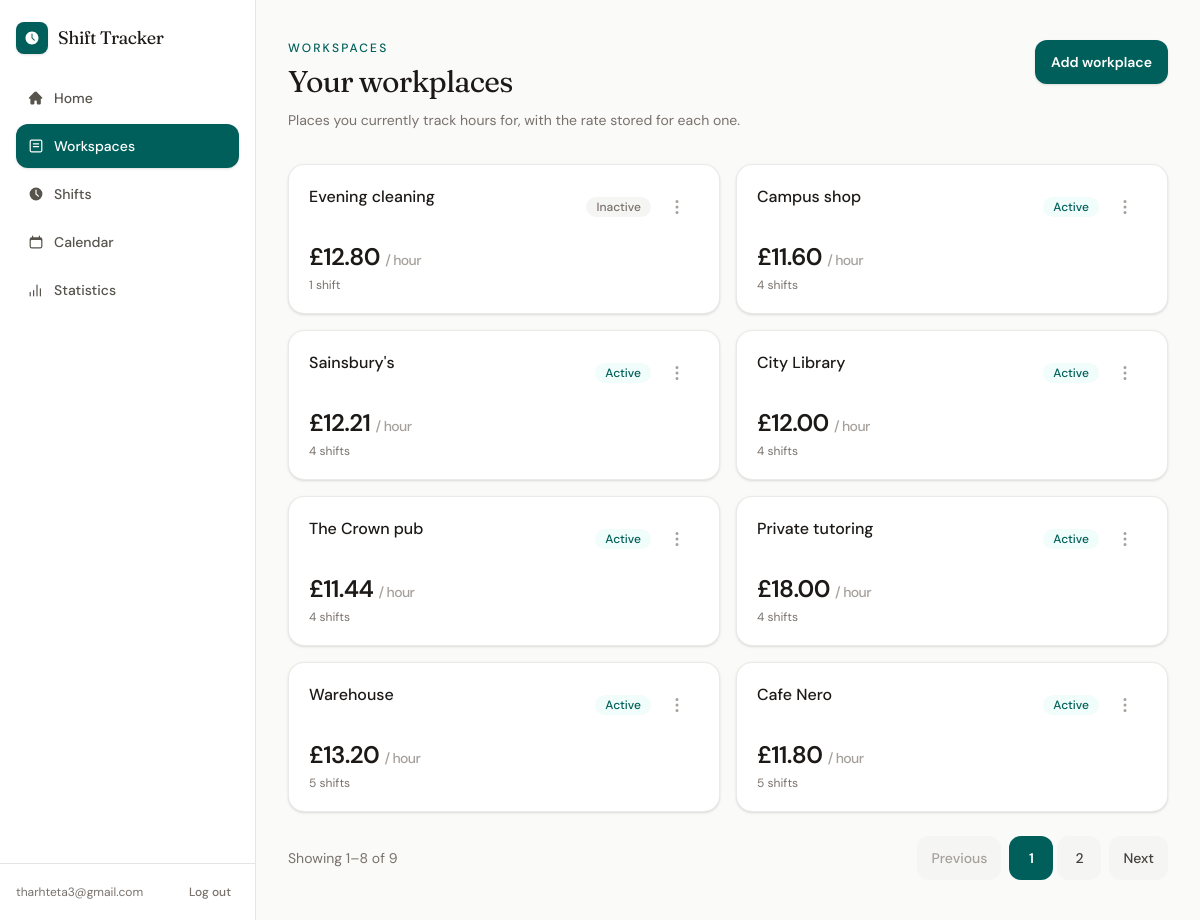
The app's page /workspaces/ (signed in) with its own data.
### workspaces/models.py (models this page shows, shortened)
class Workplace(models.Model):
    user = models.ForeignKey(
        settings.AUTH_USER_MODEL,
        on_delete=models.CASCADE,
        related_name="workplaces",
    )
    name = models.CharField(max_length=100)
    hourly_rate = models.DecimalField(
        max_digits=6,
        decimal_places=2,
    )
    is_active = models.BooleanField(default=True)
    created_at = models.DateTimeField(auto_now_add=True)
    updated_at = models.DateTimeField(auto_now=True)

### workspaces/views.py (the view)
# urls.py: path("", views.workplace_list, name="workplace_list"),
@login_required
def workplace_list(request):
    try:
        context = _workplace_list_context(request)
        template = (
            "workspaces/partials/list.html"
            if request.headers.get("HX-Request")
            else "workspaces/list.html"
        )
        return render(request, template, context)
    except Exception:
        messages.error(request, "Could not load your workspaces.")
        template = (
            "workspaces/partials/list.html"
            if request.headers.get("HX-Request")
            else "workspaces/list.html"
        )
        return render(
            request,
            template,
            {
                "workplaces": [],
                "page_obj": None,
                "page_url_name": "workplace_list",
                "list_target": "#workplace-list",
            },
        )

### config/pagination.py (called while the page is built)
def page_number_from_request(request, default=1):
    page = request.GET.get("page")
    if page:
        return page
    current = request.headers.get("HX-Current-URL", "")
    if current:
        values = parse_qs(urlparse(current).query).get("page")
        if values:
            return values[0]
    return default

def paginate(queryset, page, per_page):
    return Paginator(queryset, per_page).get_page(page)

### workspaces/views.py (called while the page is built)
def _user_workplaces(user):
    return (
        Workplace.objects.filter(user=user)
        .annotate(shift_count=Count("shifts"))
        .order_by("-created_at")
    )

def _workplace_list_context(request, page=None):
    page_obj = paginate(
        _user_workplaces(request.user),
        page if page is not None else page_number_from_request(request),
        WORKPLACE_PAGE_SIZE,
    )
    return {
        "workplaces": page_obj.object_list,
        "page_obj": page_obj,
        "page_url_name": "workplace_list",
        "list_target": "#workplace-list",
    }

### workspaces/templates/workspaces/list.html (shortened to what this page needs)
{% extends "app.html" %}
{% block app_content %}
<div class="px-4 py-6 sm:px-8 sm:py-10">
    <div class="flex flex-col gap-4 sm:flex-row sm:items-start sm:justify-between">
        <div>
            <p class="text-xs font-medium uppercase tracking-[0.18em] text-teal-800">Workspaces</p>
            <h1 class="mt-2 font-serif text-2xl tracking-tight text-stone-900 sm:text-3xl">Your workplaces</h1>
            <p class="mt-2 max-w-xl text-sm leading-6 text-stone-500">
                Places you currently track hours for, with the rate stored for each one.
            </p>
        </div>
        <button
            type="button"
            hx-get="{% url 'workplace_create' %}"
            hx-target="#modal"
            hx-swap="innerHTML"
            class="min-h-11 w-full touch-manipulation rounded-xl bg-teal-800 px-4 text-sm font-semibold text-white shadow-sm transition hover:bg-teal-700 sm:w-auto"
        >
            Add workplace
        </button>
    </div>
    <div id="workplace-list" class="mt-8">
        {% include "workspaces/partials/list.html" %}
    </div>
</div>
{% endblock %}

### templates/app.html (shortened to what this page needs)
{% extends "base.html" %}
{% block content %}
<div id="app-shell" class="flex min-h-screen md:flex-row">
    <aside
        id="app-sidebar"
        class="fixed inset-y-0 left-0 z-50 flex w-72 max-w-[85vw] -translate-x-full flex-col border-r border-stone-200 bg-white transition-transform duration-200 md:static md:z-auto md:w-64 md:max-w-none md:translate-x-0"
    >
        <div class="flex items-center justify-between gap-3 px-4 py-3 md:py-4">
            <a href="{% url 'home' %}" class="flex min-h-11 items-center gap-2.5 text-stone-900">
                <span class="flex size-8 items-center justify-center rounded-lg bg-teal-800 text-white shadow-sm">
                </span>
                <span class="font-serif text-lg tracking-tight">Shift Tracker</span>
            </a>
        </div>
        <nav class="flex flex-1 flex-col gap-1 overflow-y-auto px-3 pb-3 md:px-4">
            <a
                href="{% url 'home' %}"
                class="flex min-h-11 items-center gap-2.5 rounded-xl px-3 text-sm font-medium transition {% if request.resolver_match.url_name == 'home' %}bg-teal-800 text-white shadow-sm{% else %}text-stone-600 hover:bg-stone-100 hover:text-stone-900{% endif %}"
            >
                Home
            </a>
            <a
                href="{% url 'workplace_list' %}"
                class="flex min-h-11 items-center gap-2.5 rounded-xl px-3 text-sm font-medium transition {% if request.resolver_match.url_name == 'workplace_list' %}bg-teal-800 text-white shadow-sm{% else %}text-stone-600 hover:bg-stone-100 hover:text-stone-900{% endif %}"
            >
                Workspaces
            </a>
            <a
                href="{% url 'shift_list' %}"
                class="flex min-h-11 items-center gap-2.5 rounded-xl px-3 text-sm font-medium transition {% if request.resolver_match.url_name == 'shift_list' %}bg-teal-800 text-white shadow-sm{% else %}text-stone-600 hover:bg-stone-100 hover:text-stone-900{% endif %}"
            >
                <svg xmlns="http://www.w3.org/2000/svg" viewBox="0 0 20 20" fill="currentColor" class="size-4">
                    <path fill-rule="evenodd" d="M10 18a8 8 0 1 0 0-16 8 8 0 0 0 0 16Zm.75-13a.75.75 0 0 0-1.5 0v5c0 .192.078.384.22.53l3 2.75a.75.75 0 0 0 1.06-1.06l-2.78-2.547V5Z" clip-rule="evenodd" />
                </svg>
                Shifts
            </a>
            <a
                href="{% url 'shift_calendar' %}"
                class="flex min-h-11 items-center gap-2.5 rounded-xl px-3 text-sm font-medium transition {% if request.resolver_match.url_name == 'shift_calendar' %}bg-teal-800 text-white shadow-sm{% else %}text-stone-600 hover:bg-stone-100 hover:text-stone-900{% endif %}"
            >
                Calendar
            </a>
            <a
                href="{% url 'shift_statistics' %}"
                class="flex min-h-11 items-center gap-2.5 rounded-xl px-3 text-sm font-medium transition {% if request.resolver_match.url_name == 'shift_statistics' %}bg-teal-800 text-white shadow-sm{% else %}text-stone-600 hover:bg-stone-100 hover:text-stone-900{% endif %}"
            >
                Statistics
            </a>
        </nav>
        <div class="mt-auto flex items-center justify-between gap-2 border-t border-stone-200 px-4 py-4">
            <span class="truncate text-xs text-stone-500">{{ user.email }}</span>
            <a
                href="{% url 'account_logout' %}"
                class="shrink-0 rounded-lg px-2 py-1 text-xs font-medium text-stone-500 transition hover:bg-stone-100 hover:text-stone-900"
            >
                Log out
            </a>
        </div>
    </aside>
    <div class="flex min-w-0 flex-1 flex-col">
        <div class="min-w-0 flex-1">
            {% block app_content %}{% endblock %}
        </div>
    </div>
</div>
{% endblock %}

### workspaces/templates/workspaces/partials/list.html
{% if workplaces %}
    <ul class="grid gap-4 sm:grid-cols-2">
        {% for workplace in workplaces %}
            <li class="relative rounded-2xl border border-stone-200/80 bg-white p-5 shadow-sm">
                <div class="flex items-start justify-between gap-3">
                    <h2 class="min-w-0 pr-2 font-medium text-stone-900">{{ workplace.name }}</h2>
                    <div class="flex shrink-0 items-center gap-1">
                        {% if workplace.is_active %}
                            <span class="rounded-full bg-teal-50 px-2.5 py-0.5 text-xs font-medium text-teal-800">Active</span>
                        {% else %}
                            <span class="rounded-full bg-stone-100 px-2.5 py-0.5 text-xs font-medium text-stone-500">Inactive</span>
                        {% endif %}
                        {% url 'workplace_update' workplace.pk as workplace_edit_url %}
                        {% url 'workplace_delete' workplace.pk as workplace_delete_url %}
                        {% include "partials/action_menu.html" with menu_label="More actions for "|add:workplace.name edit_url=workplace_edit_url delete_url=workplace_delete_url %}
                    </div>
                </div>
                <p class="mt-3 text-2xl font-semibold tracking-tight text-stone-900">
                    £{{ workplace.hourly_rate }}
                    <span class="text-sm font-medium text-stone-400">/ hour</span>
                </p>
                <p class="mt-1 text-xs text-stone-500">
                    {{ workplace.shift_count }} shift{{ workplace.shift_count|pluralize }}
                </p>
            </li>
        {% endfor %}
    </ul>
{% else %}
    <div class="rounded-2xl border border-dashed border-stone-300 bg-white px-6 py-12 text-center">
        <p class="font-medium text-stone-800">No workspaces yet</p>
        <p class="mt-1 text-sm text-stone-500">Add a workplace to start tracking hours.</p>
    </div>
{% endif %}
{% include "partials/pagination.html" %}

### templates/partials/action_menu.html (shortened to what this page needs)
<div class="relative" data-menu>
    <button
        type="button"
        data-menu-toggle
        aria-expanded="false"
        aria-haspopup="menu"
        aria-label="{{ menu_label }}"
        class="inline-flex size-11 items-center justify-center rounded-xl text-stone-400 transition hover:bg-stone-100 hover:text-stone-700"
    >
        <svg xmlns="http://www.w3.org/2000/svg" viewBox="0 0 20 20" fill="currentColor" class="size-5">
            <path d="M10 3a1.5 1.5 0 1 1 0 3 1.5 1.5 0 0 1 0-3ZM10 8.5a1.5 1.5 0 1 1 0 3 1.5 1.5 0 0 1 0-3ZM11.5 15.5a1.5 1.5 0 1 0-3 0 1.5 1.5 0 0 0 3 0Z" />
        </svg>
    </button>
</div>

### records on screen
Workplace: name "Evening cleaning", is_active "Inactive", hourly_rate "12.80", shift_count "1"
Workplace: name "Campus shop", is_active "Active", hourly_rate "11.60", shift_count "4"
Workplace: name "Sainsbury's", is_active "Active", hourly_rate "12.21", shift_count "4"
Workplace: name "City Library", is_active "Active", hourly_rate "12.00", shift_count "4"
Workplace: name "The Crown pub", is_active "Active", hourly_rate "11.44", shift_count "4"
Workplace: name "Private tutoring", is_active "Active", hourly_rate "18.00", shift_count "4"
Workplace: name "Warehouse", is_active "Active", hourly_rate "13.20", shift_count "5"
Workplace: name "Cafe Nero", is_active "Active", hourly_rate "11.80", shift_count "5"

### other values on screen
{{ user.email }} "tharhteta3@gmail.com"
{{ page_obj.start_index }} "1"
{{ page_obj.end_index }} "8"
{{ page_obj.paginator.count }} "9"
{{ num }} "1"
{{ num }} "2"
